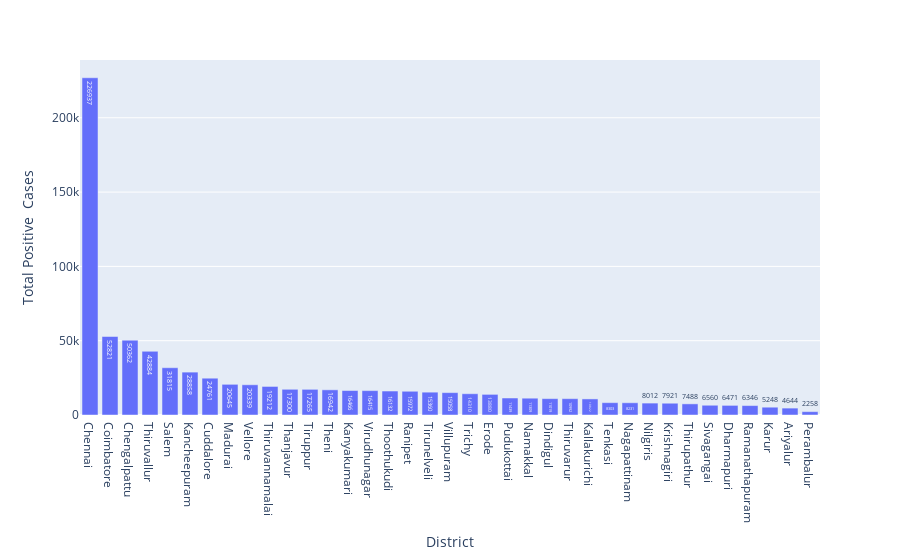

Notebook source saved alongside this figure:
### Code cell
fig = px.bar(data.sort_values("Total Positive  Cases", ascending=False).head(37), x="District", y="Total Positive  Cases", text="Total Positive  Cases")
fig.show()

### Figure 1 — Plotly figure (JSON) as saved in the notebook; plotly's stock layout.template omitted (floating-point values rounded to 4 significant figures)
{"data": [{"alignmentgroup": "True", "hovertemplate": "District=%{x}<br>Total Positive  Cases=%{text}<extra></extra>", "legendgroup": "", "marker": {"color": "#636efa"}, "name": "", "offsetgroup": "", "orientation": "v", "showlegend": false, "text": [226937, 52821, 50362, 42884, 31815, 28858, 24761, 20645, 20339, 19212, 17300, 17265, 16942, 16466, 16415, 16132, 15972, 15360, 15058, 14310, 13880, 11439, 11309, 11019, 10992, 10822, 8303, 8231, 8012, 7921, 7488, 6560, 6471, 6346, 5248, 4644, 2258], "textposition": "auto", "type": "bar", "x": ["Chennai", "Coimbatore", "Chengalpattu", "Thiruvallur", "Salem", "Kancheepuram", "Cuddalore", "Madurai", "Vellore", "Thiruvannamalai", "Thanjavur", "Tiruppur", "Theni", "Kanyakumari", "Virudhunagar", "Thoothukudi", "Ranipet", "Tirunelveli", "Villupuram", "Trichy", "Erode", "Pudukottai", "Namakkal", "Dindigul", "Thiruvarur", "Kallakurichi", "Tenkasi", "Nagapattinam", "Nilgiris", "Krishnagiri", "Thirupathur", "Sivagangai", "Dharmapuri", "Ramanathapuram", "Karur", "Ariyalur", "Perambalur"], "xaxis": "x", "y": [226937, 52821, 50362, 42884, 31815, 28858, 24761, 20645, 20339, 19212, 17300, 17265, 16942, 16466, 16415, 16132, 15972, 15360, 15058, 14310, 13880, 11439, 11309, 11019, 10992, 10822, 8303, 8231, 8012, 7921, 7488, 6560, 6471, 6346, 5248, 4644, 2258], "yaxis": "y"}], "layout": {"barmode": "relative", "legend": {"tracegroupgap": 0}, "margin": {"t": 60}, "xaxis": {"anchor": "y", "domain": [0, 1], "title": {"text": "District"}}, "yaxis": {"anchor": "x", "domain": [0, 1], "title": {"text": "Total Positive  Cases"}}}}
